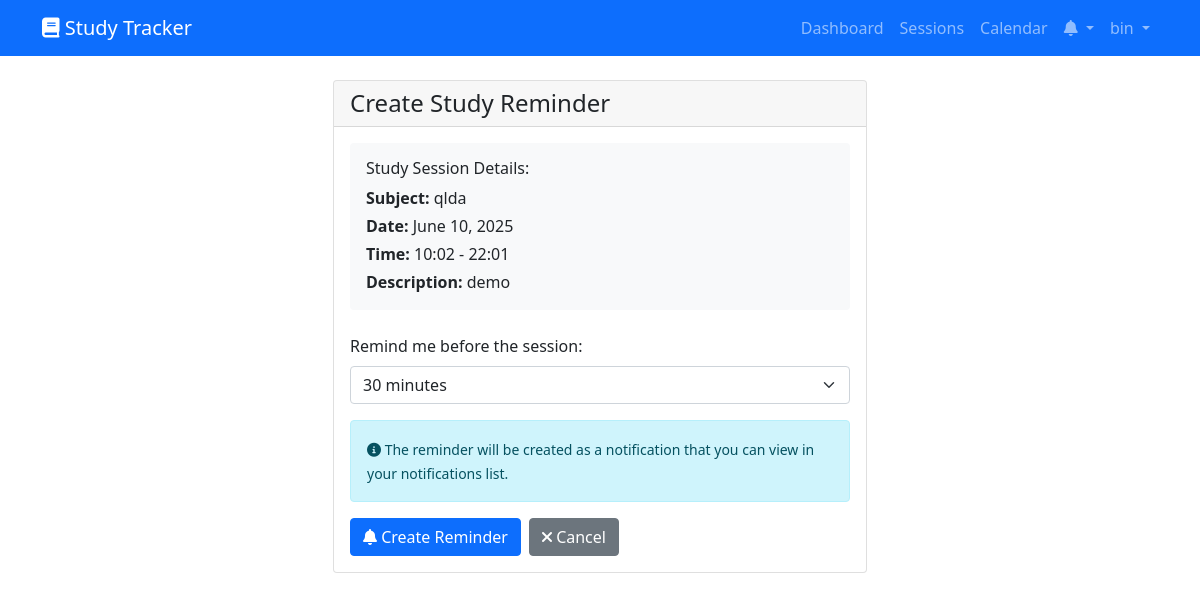
The app's page /sessions/2/create-reminder/ (signed in) with its own data.
### tracker/models.py (models this page shows, shortened)
class StudySession(models.Model):
    user = models.ForeignKey(User, on_delete=models.CASCADE)
    subject = models.CharField(max_length=100)
    description = models.TextField(blank=True, null=True)
    study_date = models.DateField()
    start_time = models.TimeField()
    end_time = models.TimeField()
    duration = models.DurationField(blank=True, null=True)
    status = models.CharField(
        max_length=20,
        choices=[
            ('Planned', 'Planned'),
            ('Completed', 'Completed'),
            ('Missed', 'Missed'),
        ],
        default='Planned'
    )
    created_at = models.DateTimeField(auto_now_add=True)
    updated_at = models.DateTimeField(auto_now=True)
    google_event_id = models.CharField(max_length=255, blank=True, null=True,
                                     help_text="Google Calendar event ID")
    sync_to_google = models.BooleanField(default=False,
                                       help_text="Whether to sync this session to Google Calendar")
    last_synced = models.DateTimeField(blank=True, null=True,
                                     help_text="Last time this session was synced to Google Calendar")
    notification_enabled = models.BooleanField(default=True,
                                             help_text="Enable notifications for this session")
    notification_message = models.TextField(blank=True, null=True,
                                          help_text="Custom notification message")
    notification_sent = models.BooleanField(default=False,
                                          help_text="Whether notification has been sent")
    notification_sent_at = models.DateTimeField(blank=True, null=True,
                                               help_text="When notification was sent")
    reminder_minutes = models.IntegerField(default=30,
                                         help_text="Minutes before session to send reminder")
    google_notification_event_id = models.CharField(max_length=255, blank=True, null=True,
                                                   help_text="Google Calendar notification event ID")
    class Meta:
        ordering = ['-study_date', '-start_time']

### tracker/views.py (the view, shortened to what this page needs)
# urls.py: path('sessions/<int:session_id>/create-reminder/', views.create_session_reminder, name='create_session_reminder'),
@login_required
def create_session_reminder(request, session_id):
    session = get_object_or_404(StudySession, id=session_id, user=request.user)
    return render(request, 'tracker/create_reminder.html', {'session': session})

### templates/tracker/create_reminder.html (shortened to what this page needs)
{% extends 'base.html' %}
{% block content %}
<div class="container mt-4">
    <div class="row">
        <div class="col-md-6 mx-auto">
            <div class="card">
                <div class="card-header">
                    <h4 class="mb-0">Create Study Reminder</h4>
                </div>
                <div class="card-body">
                    <div class="session-info mb-4 p-3 bg-light rounded">
                        <h6>Study Session Details:</h6>
                        <p class="mb-1"><strong>Subject:</strong> {{ session.subject }}</p>
                        <p class="mb-1"><strong>Date:</strong> {{ session.study_date|date:"F d, Y" }}</p>
                        <p class="mb-1"><strong>Time:</strong> {{ session.start_time|time:"H:i" }} - {{ session.end_time|time:"H:i" }}</p>
                        {% if session.description %}
                            <p class="mb-0"><strong>Description:</strong> {{ session.description }}</p>
                        {% endif %}
                    </div>
                    <form method="post">
                        <div class="mb-3">
                            <label for="reminder_minutes" class="form-label">Remind me before the session:</label>
                            <select name="reminder_minutes" id="reminder_minutes" class="form-select" required>
                                <option value="30" selected>30 minutes</option>
                            </select>
                        </div>
                        <div class="alert alert-info">
                            <small>
                                <i class="fas fa-info-circle"></i>
                                The reminder will be created as a notification that you can view in your notifications list.
                            </small>
                        </div>
                        <div class="d-flex gap-2">
                            <button type="submit" class="btn btn-primary">
                                <i class="fas fa-bell"></i> Create Reminder
                            </button>
                            <a href="{% url 'session_list' %}" class="btn btn-secondary">
                                <i class="fas fa-times"></i> Cancel
                            </a>
                        </div>
                    </form>
                </div>
            </div>
        </div>
    </div>
</div>
{% endblock %}

### templates/base.html (shortened to what this page needs)
<!DOCTYPE html>
<html lang="en">
<head>
    <link href="https://cdn.jsdelivr.net/npm/bootstrap@5.1.3/dist/css/bootstrap.min.css" rel="stylesheet">
    <link href="https://cdnjs.cloudflare.com/ajax/libs/font-awesome/6.0.0/css/all.min.css" rel="stylesheet">
</head>
<body>
    <nav class="navbar navbar-expand-lg navbar-dark bg-primary">
        <div class="container">
            <a class="navbar-brand" href="{% url 'home' %}">
                <i class="fas fa-book"></i> Study Tracker
            </a>
            {% if user.is_authenticated %}
            <div class="navbar-nav ms-auto">
                <a class="nav-link" href="{% url 'dashboard' %}">Dashboard</a>
                <a class="nav-link" href="{% url 'session_list' %}">Sessions</a>
                <a class="nav-link" href="{% url 'calendar' %}">Calendar</a>
                <div class="nav-item dropdown">
                    <a class="nav-link dropdown-toggle position-relative" href="#" role="button" data-bs-toggle="dropdown" id="notificationDropdown">
                        <i class="fas fa-bell"></i>
                    </a>
                </div>
                <div class="nav-item dropdown">
                    <a class="nav-link dropdown-toggle" href="#" role="button" data-bs-toggle="dropdown">
                        {{ user.username }}
                    </a>
                </div>
            </div>
            {% else %}
            <div class="navbar-nav ms-auto">
                <a class="nav-link" href="{% url 'login' %}">Login</a>
                <a class="nav-link" href="{% url 'register' %}">Register</a>
            </div>
            {% endif %}
        </div>
    </nav>
    <main class="container mt-4">
        {% block content %}
        {% endblock %}
    </main>
</body>
</html>

### records on screen
StudySession: subject "qlda", study_date "June 10, 2025", start_time "10:02", end_time "22:01", description "demo"

### other values on screen
{{ user.username }} "bin"
